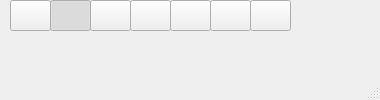
<?xml version="1.0" encoding="UTF-8"?>
<ui version="4.0">
 <class>MainWindow</class>
 <widget class="QMainWindow" name="MainWindow">
  <property name="geometry">
   <rect>
    <x>0</x>
    <y>0</y>
    <width>380</width>
    <height>100</height>
   </rect>
  </property>
  <property name="windowTitle">
   <string>flika</string>
  </property>
  <widget class="QWidget" name="centralwidget">
   <widget class="QPushButton" name="freehand">
    <property name="geometry">
     <rect>
      <x>130</x>
      <y>0</y>
      <width>41</width>
      <height>31</height>
     </rect>
    </property>
    <property name="text">
     <string/>
    </property>
    <property name="icon">
     <iconset>
      <normaloff>../images/freehand.png</normaloff>../images/freehand.png</iconset>
    </property>
    <property name="checkable">
     <bool>true</bool>
    </property>
    <property name="checked">
     <bool>false</bool>
    </property>
    <property name="autoExclusive">
     <bool>true</bool>
    </property>
    <property name="flat">
     <bool>false</bool>
    </property>
   </widget>
   <widget class="QPushButton" name="line">
    <property name="geometry">
     <rect>
      <x>90</x>
      <y>0</y>
      <width>41</width>
      <height>31</height>
     </rect>
    </property>
    <property name="text">
     <string/>
    </property>
    <property name="icon">
     <iconset>
      <normaloff>../images/line.png</normaloff>../images/line.png</iconset>
    </property>
    <property name="checkable">
     <bool>true</bool>
    </property>
    <property name="autoExclusive">
     <bool>true</bool>
    </property>
    <property name="flat">
     <bool>false</bool>
    </property>
   </widget>
   <widget class="QPushButton" name="rectangle">
    <property name="geometry">
     <rect>
      <x>50</x>
      <y>0</y>
      <width>41</width>
      <height>31</height>
     </rect>
    </property>
    <property name="text">
     <string/>
    </property>
    <property name="icon">
     <iconset>
      <normaloff>../images/rect.png</normaloff>../images/rect.png</iconset>
    </property>
    <property name="checkable">
     <bool>true</bool>
    </property>
    <property name="checked">
     <bool>true</bool>
    </property>
    <property name="autoExclusive">
     <bool>true</bool>
    </property>
    <property name="flat">
     <bool>false</bool>
    </property>
   </widget>
   <widget class="QPushButton" name="point">
    <property name="geometry">
     <rect>
      <x>170</x>
      <y>0</y>
      <width>41</width>
      <height>31</height>
     </rect>
    </property>
    <property name="text">
     <string/>
    </property>
    <property name="icon">
     <iconset>
      <normaloff>../images/point.png</normaloff>../images/point.png</iconset>
    </property>
    <property name="checkable">
     <bool>true</bool>
    </property>
    <property name="checked">
     <bool>false</bool>
    </property>
    <property name="autoExclusive">
     <bool>true</bool>
    </property>
    <property name="flat">
     <bool>false</bool>
    </property>
   </widget>
   <widget class="QPushButton" name="rect_line">
    <property name="geometry">
     <rect>
      <x>210</x>
      <y>0</y>
      <width>41</width>
      <height>31</height>
     </rect>
    </property>
    <property name="text">
     <string/>
    </property>
    <property name="icon">
     <iconset>
      <normaloff>../images/rect_line.png</normaloff>../images/rect_line.png</iconset>
    </property>
    <property name="checkable">
     <bool>true</bool>
    </property>
    <property name="checked">
     <bool>false</bool>
    </property>
    <property name="autoExclusive">
     <bool>true</bool>
    </property>
    <property name="flat">
     <bool>false</bool>
    </property>
   </widget>
   <widget class="QPushButton" name="mouse">
    <property name="geometry">
     <rect>
      <x>10</x>
      <y>0</y>
      <width>41</width>
      <height>31</height>
     </rect>
    </property>
    <property name="text">
     <string/>
    </property>
    <property name="icon">
     <iconset>
      <normaloff>../images/mouse.png</normaloff>../images/mouse.png</iconset>
    </property>
    <property name="checkable">
     <bool>true</bool>
    </property>
    <property name="checked">
     <bool>false</bool>
    </property>
    <property name="autoExclusive">
     <bool>true</bool>
    </property>
    <property name="flat">
     <bool>false</bool>
    </property>
   </widget>
   <widget class="QPushButton" name="pencil">
    <property name="geometry">
     <rect>
      <x>250</x>
      <y>0</y>
      <width>41</width>
      <height>31</height>
     </rect>
    </property>
    <property name="text">
     <string/>
    </property>
    <property name="icon">
     <iconset>
      <normaloff>../images/pencil.png</normaloff>../images/pencil.png</iconset>
    </property>
    <property name="checkable">
     <bool>true</bool>
    </property>
    <property name="checked">
     <bool>false</bool>
    </property>
    <property name="autoExclusive">
     <bool>true</bool>
    </property>
    <property name="flat">
     <bool>false</bool>
    </property>
   </widget>
  </widget>
  <widget class="QMenuBar" name="menubar">
   <property name="geometry">
    <rect>
     <x>0</x>
     <y>0</y>
     <width>325</width>
     <height>21</height>
    </rect>
   </property>
  </widget>
  <widget class="QStatusBar" name="statusbar"/>
 </widget>
 <resources/>
 <connections>
  <connection>
   <sender>freehand</sender>
   <signal>pressed()</signal>
   <receiver>line</receiver>
   <slot>raise()</slot>
   <hints>
    <hint type="sourcelabel">
     <x>120</x>
     <y>51</y>
    </hint>
    <hint type="destinationlabel">
     <x>120</x>
     <y>51</y>
    </hint>
   </hints>
  </connection>
 </connections>
</ui>
